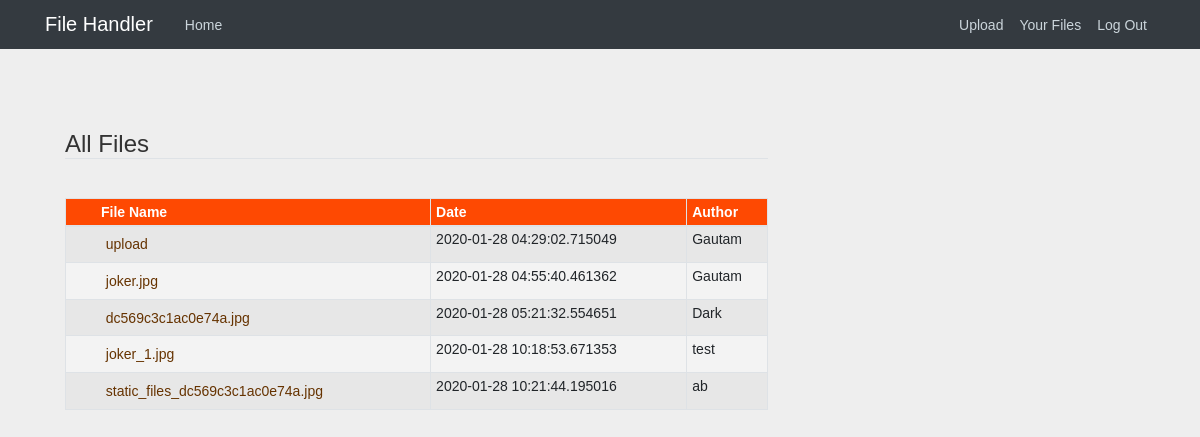
Page /allfiles (signed in) on the earlier database version.
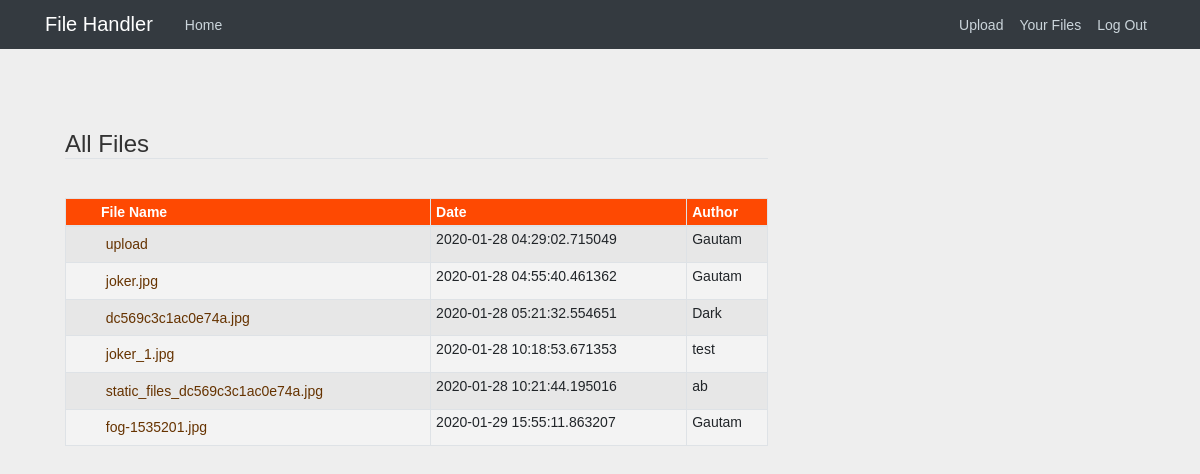
Same page on the later database version.
### files_all/models.py (models this page shows, shortened)
class FileContents(db.Model):
    id = db.Column(db.Integer, primary_key=True, unique=True)
    file_name = db.Column(db.String(300))
    user_id = db.Column(db.Integer, db.ForeignKey('user.id'), nullable=False)
    uploaded_on = db.Column(db.DateTime, nullable=False, default=datetime.utcnow)

class User(db.Model, UserMixin):
    id = db.Column(db.Integer, primary_key=True)
    username = db.Column(db.String(20), nullable=False, unique=True)
    email = db.Column(db.String(40), nullable=False, unique=True)
    password = db.Column(db.String(40), nullable=False)
    files = db.relationship('FileContents', backref='author', lazy=True)

### files_all/users/routes.py (the view)
@users.route("/allfiles", methods=['GET', 'POST'])
@login_required
def viewfiles():
    files = FileContents.query.all()
    return render_template("viewfiles.html", files=files, filesView=True)

### files_all/models.py (called while the page is built)
@login_manager.user_loader
def load_user(user_id):
    return User.query.get(int(user_id))

### files_all/templates/viewfiles.html
{% extends "layout.html" %}
    {% block content %}
         <fieldset class="form-group">
             <legend class="border-bottom mb-4">All Files</legend>
        <table class="table table-striped table-bordered table-sm" cellspacing="0" width="100%">
        <thead>
            <tr>
                <th>File Name</th>
                <th>Date</th>
                <th>Author</th>
            </tr>
        </thead>
        <tbody>
            {% for file in files %}
            <tr>
                <td><a href="{{url_for('static' , filename='files/' + file.file_name)}}" download>{{ file.file_name}}</a></td>
                <td>{{ file.uploaded_on}}</td>
                <td>{{ file.author.username }}</td>
            </tr>
            {% endfor %}
        </tbody>
        </table>
         </fieldset>
    {% endblock content %}

### files_all/templates/layout.html (shortened to what this page needs)
<!DOCTYPE html>
<html>
    <head>
        <link rel="stylesheet" href="https://stackpath.bootstrapcdn.com/bootstrap/4.3.1/css/bootstrap.min.css">
        <link rel="stylesheet" type="text/css" href="{{ url_for('static', filename='main.css') }}">
    </head>
    <body>
        <header class="site-header">
            <nav class="navbar navbar-expand-md navbar-dark bg-dark fixed-top">
                <div class="container">
                    <a class="navbar-brand mr-4" href="/">File Handler</a>
                <div class="collapse navbar-collapse" id="navbarToggle">
            <div class="navbar-nav mr-auto">
                <a class="nav-item nav-link" href="{{ url_for('users.home')}}">Home</a>
            </div>
            <div class="navbar-nav">
                {% if current_user.is_authenticated %}
                    {% if not isUpload %}
                        <a class="nav-item nav-link" href="{{ url_for('users.upload')}}">Upload</a>
                    {% endif %}
                    {% if not yourFile %}
                        <a class="nav-item nav-link" href="{{ url_for('users.viewyourfiles')}}">Your Files</a>
                    {% endif %}
                    <a class="nav-item nav-link" href="{{ url_for('users.logout')}}">Log Out</a>
                {% else %}
                    <a class="nav-item nav-link" href="{{ url_for('users.login')}}">Login</a>
                    <a class="nav-item nav-link" href="{{ url_for('users.register')}}">Register</a>
                {% endif %}
            </div>
            </div>
            </div>
            </nav>
        </header>
        <main role="main" class="container">
            <div class="row">
                <div class="col-md-8">
                    {% block content %}{% endblock %}
                </div>
            </div>
        </main>
    </body>
</html>

### files_all/static/main.css (style rules this page uses)
body { background: #fafafa; color: #333333; margin-top: 5rem; }
.site-header .navbar-nav .nav-link { color: #cbd5db; }
* { padding:0; margin:0; }
body { color: #333; font: 14px Sans-Serif; padding: 50px; background: #eee; }
table { background-color: #F3F3F3; border-collapse: collapse; width: 100%; margin: 15px 0; }
th { background-color: #FE4902; color: #FFF; cursor: pointer; padding: 5px 10px; }
td, th { text-align: left; }
a { text-decoration: none; }
td a { color: #663300; display: block; padding: 5px 10px; }
td:first-of-type a { background: url(./.images/file.png) no-repeat 10px 50%; padding-left: 35px; }
th:first-of-type { padding-left: 35px; }
tr:nth-of-type(odd) { background-color: #E6E6E6; }
table tr td:first-of-type a[href$=".jpg"], table tr td:first-of-type a[href$=".png"], table tr td:first-of-type a[href$=".gif"], table tr td:first-of-type a[href$=".svg"], table tr td:first-of-type a[href$=".jpeg"] { background-image: url(./.images/image.png); }

Differences in the rows shown:
added FileContents: file_name "fog-1535201.jpg", uploaded_on "2020-01-29 15:55:11.863207", author.username "Gautam"
